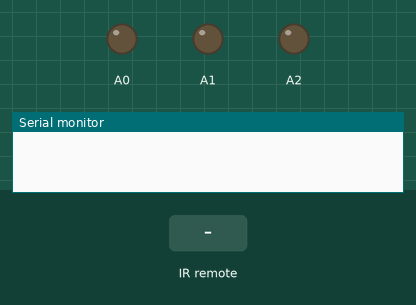
The sketch below on a simulated Arduino Uno, built with avr-gcc and run on an emulated ATmega328P. Parts: output pins drawn as LEDs (lit = HIGH), the last lines printed to the serial monitor. The test bench sets the inputs (shaded band).

Above: at 1.2 s.
1.3 s: infrared code 0xFD30CF received
At 1.9 s:
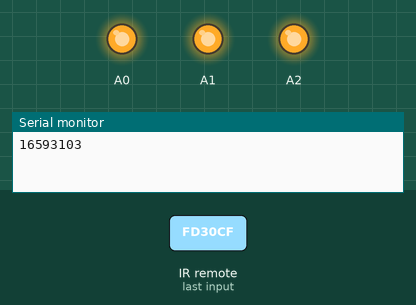
2.8 s: infrared code 0xFD08F7 received
At 3.1 s:
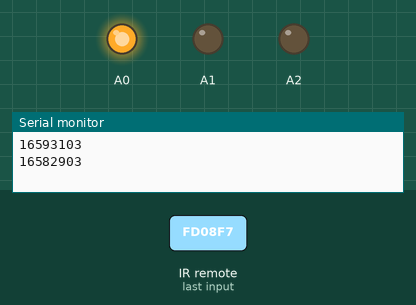
4.3 s: infrared code 0xFD8877 received
At 5.5 s:
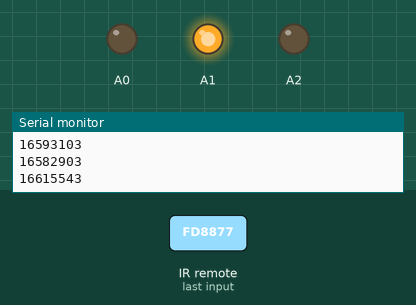
5.8 s: infrared code 0xFD48B7 received
At 6.7 s:
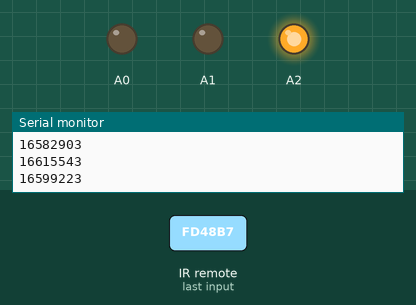
7.3 s: infrared code 0xFD00FF received
At 8.0 s:
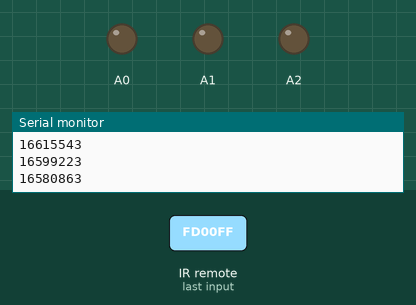
Timing chart, 0 to 9.8 s (numbered marks = the images above; inputs shaded):
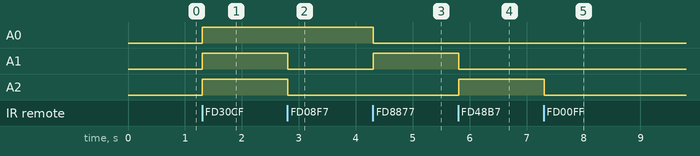

Measured:
- after the input at 1.3 s, A0–2: LOW → HIGH at once
- after the input at 2.8 s, A1, A2: HIGH → LOW at once
- after the input at 4.3 s, A0: HIGH → LOW at once; A1: LOW → HIGH at once
- after the input at 5.8 s, A1: HIGH → LOW at once; A2: LOW → HIGH at once
- after the input at 7.3 s, A2: HIGH → LOW at once

The sketch:

v1.0.0_code.ino
```cpp
/*
!! Caution before Proceeding further !!
The values written in the if cases change based on the IR Remote used. To re-calibrate the IR receiver, run the program first only with the first if case.
Note down the values for various buttons pressed from the serial monitor, and replace the numbers used in program with the new numbers obtained.
*/

#include <IRremote.h>

IRrecv irrecv(2);
decode_results results;

void setup()
{
  pinMode(A0, OUTPUT);
  pinMode(A1, OUTPUT);
  pinMode(A2, OUTPUT);
  Serial.begin(9600);
  irrecv.enableIRIn();
}

void loop()
{
  long int val;
  if (irrecv.decode(&results))
  {
    val=results.value;
    Serial.println(val);
    irrecv.resume();
  }

  if(val==16593103)
  {
    analogWrite(A0,256);
    analogWrite(A1,256);
    analogWrite(A2,256);
  }

  if(val==16582903)
  {
    analogWrite(A0,256);
    analogWrite(A1,0);
    analogWrite(A2,0);
  }

  if(val==16615543)
  {
    analogWrite(A0,0);
    analogWrite(A1,256);
    analogWrite(A2,0);
  }

  if(val==16599223)
  {
    analogWrite(A0,0);
    analogWrite(A1,0);
    analogWrite(A2,256);
  }

  if(val==16580863)
  {
    analogWrite(A0,0);
    analogWrite(A1,0);
    analogWrite(A2,0);
  }
  delay(100);
}
```
